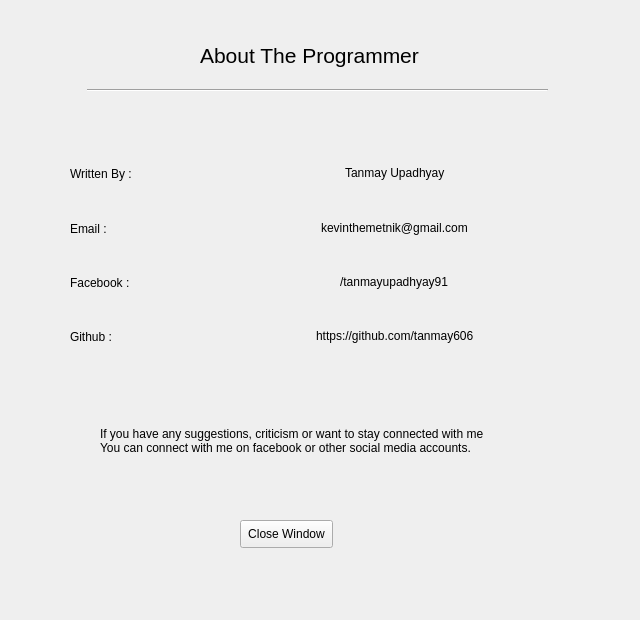
<?xml version="1.0" encoding="UTF-8"?>
<ui version="4.0">
 <class>Form</class>
 <widget class="QWidget" name="Form">
  <property name="geometry">
   <rect>
    <x>0</x>
    <y>0</y>
    <width>640</width>
    <height>620</height>
   </rect>
  </property>
  <property name="windowTitle">
   <string>Form</string>
  </property>
  <widget class="QLabel" name="label">
   <property name="geometry">
    <rect>
     <x>200</x>
     <y>20</y>
     <width>291</width>
     <height>71</height>
    </rect>
   </property>
   <property name="font">
    <font>
     <pointsize>16</pointsize>
    </font>
   </property>
   <property name="text">
    <string>About The Programmer</string>
   </property>
  </widget>
  <widget class="Line" name="line">
   <property name="geometry">
    <rect>
     <x>87</x>
     <y>80</y>
     <width>461</width>
     <height>20</height>
    </rect>
   </property>
   <property name="orientation">
    <enum>Qt::Horizontal</enum>
   </property>
  </widget>
  <widget class="QWidget" name="verticalLayoutWidget">
   <property name="geometry">
    <rect>
     <x>70</x>
     <y>150</y>
     <width>160</width>
     <height>211</height>
    </rect>
   </property>
   <layout class="QVBoxLayout" name="verticalLayout_2">
    <item>
     <widget class="QLabel" name="label_2">
      <property name="text">
       <string>Written By : </string>
      </property>
     </widget>
    </item>
    <item>
     <widget class="QLabel" name="label_3">
      <property name="text">
       <string>Email : </string>
      </property>
     </widget>
    </item>
    <item>
     <widget class="QLabel" name="label_4">
      <property name="text">
       <string>Facebook : </string>
      </property>
     </widget>
    </item>
    <item>
     <widget class="QLabel" name="label_5">
      <property name="text">
       <string>Github : </string>
      </property>
     </widget>
    </item>
   </layout>
  </widget>
  <widget class="QWidget" name="verticalLayoutWidget_2">
   <property name="geometry">
    <rect>
     <x>269</x>
     <y>149</y>
     <width>252</width>
     <height>211</height>
    </rect>
   </property>
   <layout class="QVBoxLayout" name="verticalLayout_3">
    <item alignment="Qt::AlignHCenter">
     <widget class="QLabel" name="label_6">
      <property name="text">
       <string>Tanmay Upadhyay</string>
      </property>
     </widget>
    </item>
    <item alignment="Qt::AlignHCenter">
     <widget class="QLabel" name="label_7">
      <property name="text">
       <string>kevinthemetnik@gmail.com</string>
      </property>
     </widget>
    </item>
    <item alignment="Qt::AlignHCenter">
     <widget class="QLabel" name="label_8">
      <property name="text">
       <string>/tanmayupadhyay91</string>
      </property>
     </widget>
    </item>
    <item alignment="Qt::AlignHCenter">
     <widget class="QLabel" name="label_9">
      <property name="text">
       <string>https://github.com/tanmay606</string>
      </property>
     </widget>
    </item>
   </layout>
  </widget>
  <widget class="QLabel" name="label_10">
   <property name="geometry">
    <rect>
     <x>100</x>
     <y>410</y>
     <width>461</width>
     <height>61</height>
    </rect>
   </property>
   <property name="text">
    <string>If you have any suggestions, criticism or want to stay connected with me
You can connect with me on facebook or other social media accounts.</string>
   </property>
  </widget>
  <widget class="QPushButton" name="pushButton">
   <property name="geometry">
    <rect>
     <x>240</x>
     <y>520</y>
     <width>93</width>
     <height>28</height>
    </rect>
   </property>
   <property name="text">
    <string>Close Window</string>
   </property>
  </widget>
 </widget>
 <resources/>
 <connections/>
</ui>
